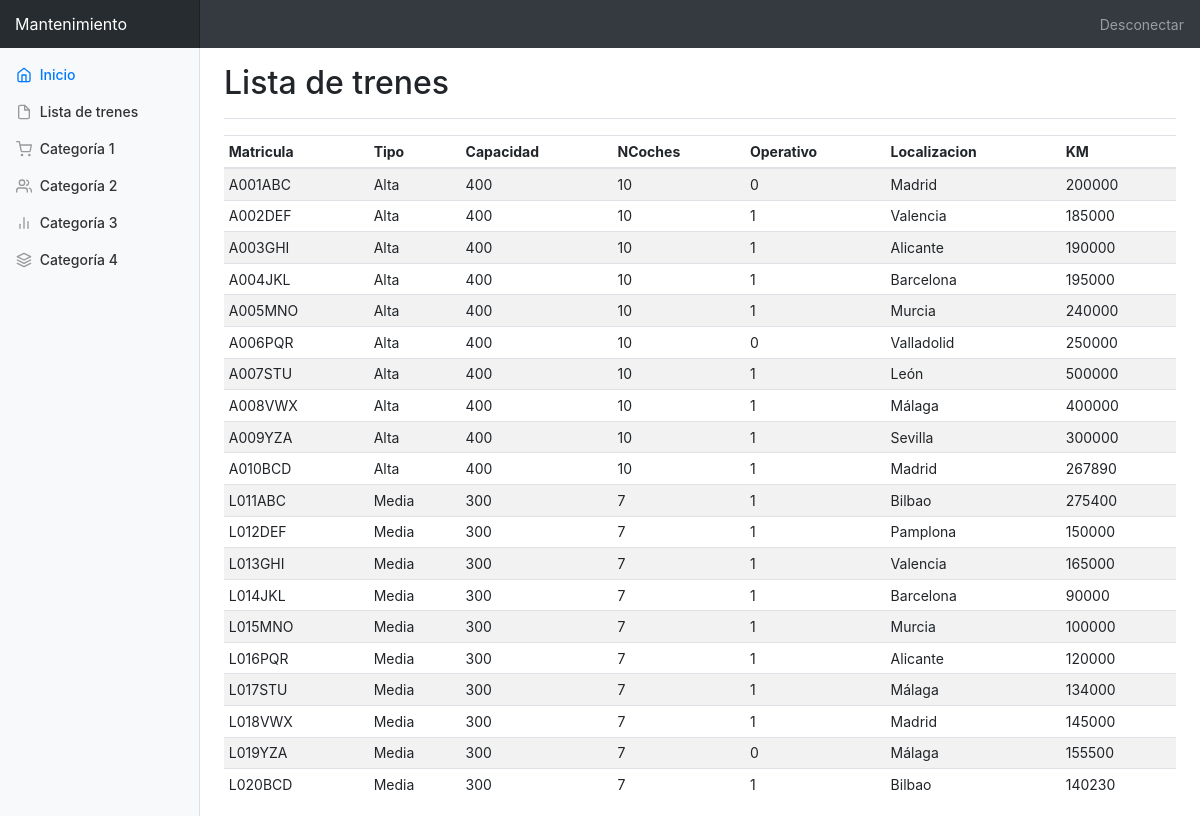
The app's page /panel/trenes.php with its own data.
### tables this page shows
CREATE TABLE Tren (
	Matricula VARCHAR(20),
    Tipo VARCHAR(20),
    Capacidad INT,
    NCoches INT,
    Operativo BOOL,
    Localizacion VARCHAR (20),
    KM INT,
    PRIMARY KEY (Matricula));

### panel/cTren.php (called while the page is built, shortened)
<?php
class cTren
{
    public function __construct()    {
        global $conexion;
        $this->conexion = $conexion;
    }
    public static function trenes()
    {
        $cTren = new static;
		$arrTrenes = [];
        $consulta = "SELECT * FROM Tren";
        $res = $cTren->conexion->query($consulta);
		while ($cTren = $res->fetch_object('cTren')) {
            array_push($arrTrenes,$cTren);
        }
        return $arrTrenes;
}
}

### panel/trenes.php (the view, shortened to what this page needs)
<!doctype html>
<?php
$conexion = Conexion::conectar();
require('cTren.php');
?>
<html lang="es">
<head>
  <link href="dist/css/bootstrap.min.css" rel="stylesheet">
  <link href="dashboard.css" rel="stylesheet">
</head>
<body>
  <nav class="navbar navbar-dark sticky-top bg-dark flex-md-nowrap p-0">
    <a class="navbar-brand col-sm-3 col-md-2 mr-0" href="index.php">Mantenimiento</a>
    <ul class="navbar-nav px-3">
      <li class="nav-item text-nowrap">
        <a class="nav-link" href="login.php">Desconectar</a>
      </li>
    </ul>
  </nav>
  <div class="container-fluid">
    <div class="row">
      <nav class="col-md-2 d-none d-md-block bg-light sidebar">
        <div class="sidebar-sticky">
          <ul class="nav flex-column">
            <li class="nav-item">
              <a class="nav-link active" href="index.php">
                <span data-feather="home"></span>
                Inicio <span class="sr-only">(current)</span>
              </a>
            </li>
            <li class="nav-item">
              <a class="nav-link" href="#">
                <span data-feather="file"></span>
                Lista de trenes
              </a>
            </li>
            <li class="nav-item">
              <a class="nav-link" href="#">
                <span data-feather="shopping-cart"></span>
                Categoría 1
              </a>
            </li>
            <li class="nav-item">
              <a class="nav-link" href="#">
                <span data-feather="users"></span>
                Categoría 2
              </a>
            </li>
            <li class="nav-item">
              <a class="nav-link" href="#">
                <span data-feather="bar-chart-2"></span>
                Categoría 3
              </a>
            </li>
            <li class="nav-item">
              <a class="nav-link" href="#">
                <span data-feather="layers"></span>
                Categoría 4
              </a>
            </li>
          </ul>
        </div>
      </nav>
      <main role="main" class="col-md-9 ml-sm-auto col-lg-10 pt-3 px-4">
        <div class="d-flex justify-content-between flex-wrap flex-md-nowrap align-items-center pb-2 mb-3 border-bottom">
          <h1 class="h2">Lista de trenes</h1>
        </div>
        <div class="table-responsive">
          <table class="table table-striped table-sm">
            <thead>
              <tr>
                <th>Matricula</th>
                <th>Tipo</th>
                <th>Capacidad</th>
                <th>NCoches</th>
                <th>Operativo</th>
				<th>Localizacion</th>
				<th>KM</th>
              </tr>
            </thead>
            <tbody>
			<?php
			$trenesitos = cTren::trenes();
			foreach($trenesitos as $x){ ?>
		<tr onclick="window.location='tren.php?matricula=<?php echo $x->Matricula; ?>';">
		<td><?php echo $x->Matricula; ?></td>
		<td><?php echo $x->Tipo; ?></td>
		<td><?php echo $x->Capacidad; ?></td>
		<td><?php echo $x->NCoches; ?></td>
		<td><?php echo $x->Operativo; ?></td>
		<td><?php echo $x->Localizacion; ?></td>
		<td><?php echo $x->KM; ?></td>
	<?php } ?>
            </tbody>
          </table>
        </div>
      </main>
    </div>
  </div>
    </body>
    </html>

### panel/dashboard.css (style rules this page uses)
body { font-size: .875rem; }
.feather { width: 16px; height: 16px; vertical-align: text-bottom; }
.sidebar { position: fixed; top: 0; bottom: 0; left: 0; z-index: 100; padding: 0; box-shadow: inset -1px 0 0 rgba(0, 0, 0, .1); }
.sidebar-sticky { position: -webkit-sticky; position: sticky; top: 48px; height: calc(100vh - 48px); padding-top: .5rem; overflow-x: hidden; overflow-y: auto; }
.sidebar .nav-link { font-weight: 500; color: #333; }
.sidebar .nav-link .feather { margin-right: 4px; color: #999; }
.sidebar .nav-link.active { color: #007bff; }
.sidebar .nav-link:hover .feather, .sidebar .nav-link.active .feather { color: inherit; }
.navbar-brand { padding-top: .75rem; padding-bottom: .75rem; font-size: 1rem; background-color: rgba(0, 0, 0, .25); box-shadow: inset -1px 0 0 rgba(0, 0, 0, .25); }
.border-bottom { border-bottom: 1px solid #e5e5e5; }

### records on screen
tren: Matricula "A001ABC", Tipo "Alta", Capacidad "400", NCoches "10", Operativo "0", Localizacion "Madrid", KM "200000"
tren: Matricula "A002DEF", Tipo "Alta", Capacidad "400", NCoches "10", Operativo "1", Localizacion "Valencia", KM "185000"
tren: Matricula "A003GHI", Tipo "Alta", Capacidad "400", NCoches "10", Operativo "1", Localizacion "Alicante", KM "190000"
tren: Matricula "A004JKL", Tipo "Alta", Capacidad "400", NCoches "10", Operativo "1", Localizacion "Barcelona", KM "195000"
tren: Matricula "A005MNO", Tipo "Alta", Capacidad "400", NCoches "10", Operativo "1", Localizacion "Murcia", KM "240000"
tren: Matricula "A006PQR", Tipo "Alta", Capacidad "400", NCoches "10", Operativo "0", Localizacion "Valladolid", KM "250000"
tren: Matricula "A007STU", Tipo "Alta", Capacidad "400", NCoches "10", Operativo "1", Localizacion "León", KM "500000"
tren: Matricula "A008VWX", Tipo "Alta", Capacidad "400", NCoches "10", Operativo "1", Localizacion "Málaga", KM "400000"
tren: Matricula "A009YZA", Tipo "Alta", Capacidad "400", NCoches "10", Operativo "1", Localizacion "Sevilla", KM "300000"
tren: Matricula "A010BCD", Tipo "Alta", Capacidad "400", NCoches "10", Operativo "1", Localizacion "Madrid", KM "267890"
tren: Matricula "L011ABC", Tipo "Media", Capacidad "300", NCoches "7", Operativo "1", Localizacion "Bilbao", KM "275400"
tren: Matricula "L012DEF", Tipo "Media", Capacidad "300", NCoches "7", Operativo "1", Localizacion "Pamplona", KM "150000"
tren: Matricula "L013GHI", Tipo "Media", Capacidad "300", NCoches "7", Operativo "1", Localizacion "Valencia", KM "165000"
tren: Matricula "L014JKL", Tipo "Media", Capacidad "300", NCoches "7", Operativo "1", Localizacion "Barcelona", KM "90000"
tren: Matricula "L015MNO", Tipo "Media", Capacidad "300", NCoches "7", Operativo "1", Localizacion "Murcia", KM "100000"
tren: Matricula "L016PQR", Tipo "Media", Capacidad "300", NCoches "7", Operativo "1", Localizacion "Alicante", KM "120000"
tren: Matricula "L017STU", Tipo "Media", Capacidad "300", NCoches "7", Operativo "1", Localizacion "Málaga", KM "134000"
tren: Matricula "L018VWX", Tipo "Media", Capacidad "300", NCoches "7", Operativo "1", Localizacion "Madrid", KM "145000"
tren: Matricula "L019YZA", Tipo "Media", Capacidad "300", NCoches "7", Operativo "0", Localizacion "Málaga", KM "155500"
tren: Matricula "L020BCD", Tipo "Media", Capacidad "300", NCoches "7", Operativo "1", Localizacion "Bilbao", KM "140230"
